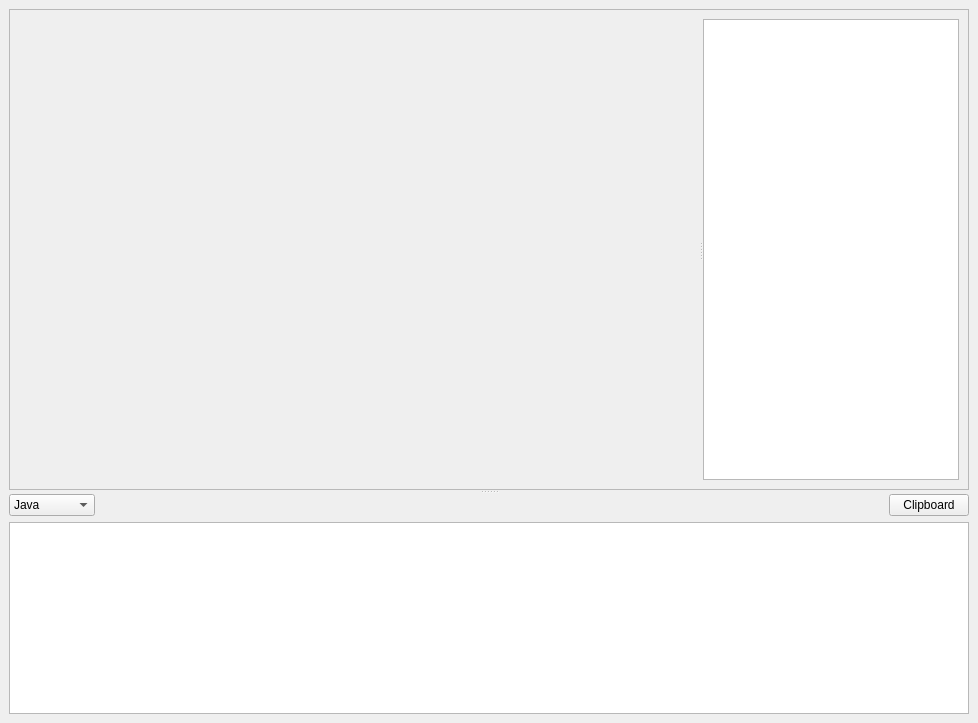
<?xml version="1.0" encoding="UTF-8"?>
<ui version="4.0">
 <class>MainWindow</class>
 <widget class="QMainWindow" name="MainWindow">
  <property name="geometry">
   <rect>
    <x>0</x>
    <y>0</y>
    <width>978</width>
    <height>723</height>
   </rect>
  </property>
  <property name="windowTitle">
   <string>DevRider :: Development Tools</string>
  </property>
  <widget class="QWidget" name="centralwidget">
   <layout class="QHBoxLayout" name="horizontalLayout_5">
    <item>
     <widget class="QSplitter" name="splitter_2">
      <property name="orientation">
       <enum>Qt::Vertical</enum>
      </property>
      <widget class="QFrame" name="topFrame">
       <property name="sizePolicy">
        <sizepolicy hsizetype="Preferred" vsizetype="Preferred">
         <horstretch>0</horstretch>
         <verstretch>1</verstretch>
        </sizepolicy>
       </property>
       <property name="frameShape">
        <enum>QFrame::StyledPanel</enum>
       </property>
       <property name="frameShadow">
        <enum>QFrame::Raised</enum>
       </property>
       <layout class="QHBoxLayout" name="horizontalLayout">
        <item>
         <widget class="QSplitter" name="splitter">
          <property name="orientation">
           <enum>Qt::Horizontal</enum>
          </property>
          <widget class="QScrollArea" name="toolScrollArea">
           <property name="sizePolicy">
            <sizepolicy hsizetype="Expanding" vsizetype="Expanding">
             <horstretch>1</horstretch>
             <verstretch>0</verstretch>
            </sizepolicy>
           </property>
           <property name="frameShape">
            <enum>QFrame::NoFrame</enum>
           </property>
           <property name="widgetResizable">
            <bool>true</bool>
           </property>
           <widget class="QWidget" name="scrollAreaWidgetContents">
            <property name="geometry">
             <rect>
              <x>0</x>
              <y>0</y>
              <width>639</width>
              <height>448</height>
             </rect>
            </property>
            <layout class="QHBoxLayout" name="toolWidgetLayout">
             <property name="leftMargin">
              <number>0</number>
             </property>
             <property name="topMargin">
              <number>0</number>
             </property>
             <property name="rightMargin">
              <number>0</number>
             </property>
             <property name="bottomMargin">
              <number>0</number>
             </property>
            </layout>
           </widget>
          </widget>
          <widget class="QFrame" name="historyFrame">
           <property name="frameShape">
            <enum>QFrame::NoFrame</enum>
           </property>
           <property name="frameShadow">
            <enum>QFrame::Raised</enum>
           </property>
           <layout class="QHBoxLayout" name="horizontalLayout_2">
            <property name="leftMargin">
             <number>0</number>
            </property>
            <property name="topMargin">
             <number>0</number>
            </property>
            <property name="rightMargin">
             <number>0</number>
            </property>
            <property name="bottomMargin">
             <number>0</number>
            </property>
            <item>
             <widget class="QListWidget" name="listWidget"/>
            </item>
           </layout>
          </widget>
         </widget>
        </item>
       </layout>
      </widget>
      <widget class="QFrame" name="codegenFrame">
       <property name="frameShape">
        <enum>QFrame::NoFrame</enum>
       </property>
       <property name="frameShadow">
        <enum>QFrame::Raised</enum>
       </property>
       <layout class="QVBoxLayout" name="verticalLayout">
        <property name="leftMargin">
         <number>0</number>
        </property>
        <property name="topMargin">
         <number>0</number>
        </property>
        <property name="rightMargin">
         <number>0</number>
        </property>
        <property name="bottomMargin">
         <number>0</number>
        </property>
        <item>
         <widget class="QFrame" name="frame">
          <property name="frameShape">
           <enum>QFrame::NoFrame</enum>
          </property>
          <property name="frameShadow">
           <enum>QFrame::Raised</enum>
          </property>
          <layout class="QHBoxLayout" name="horizontalLayout_3">
           <property name="leftMargin">
            <number>0</number>
           </property>
           <property name="topMargin">
            <number>0</number>
           </property>
           <property name="rightMargin">
            <number>0</number>
           </property>
           <property name="bottomMargin">
            <number>0</number>
           </property>
           <item>
            <widget class="QComboBox" name="cmb_languages">
             <item>
              <property name="text">
               <string>Java</string>
              </property>
             </item>
             <item>
              <property name="text">
               <string>Javascript</string>
              </property>
             </item>
             <item>
              <property name="text">
               <string>Node.js</string>
              </property>
             </item>
             <item>
              <property name="text">
               <string>Python</string>
              </property>
             </item>
            </widget>
           </item>
           <item>
            <spacer name="horizontalSpacer">
             <property name="orientation">
              <enum>Qt::Horizontal</enum>
             </property>
             <property name="sizeHint" stdset="0">
              <size>
               <width>40</width>
               <height>20</height>
              </size>
             </property>
            </spacer>
           </item>
           <item>
            <widget class="QPushButton" name="btn_copy_clipboard">
             <property name="text">
              <string>Clipboard</string>
             </property>
            </widget>
           </item>
          </layout>
         </widget>
        </item>
        <item>
         <widget class="QPlainTextEdit" name="txt_code">
          <property name="frameShape">
           <enum>QFrame::StyledPanel</enum>
          </property>
         </widget>
        </item>
       </layout>
      </widget>
     </widget>
    </item>
   </layout>
  </widget>
 </widget>
 <resources/>
 <connections/>
</ui>
